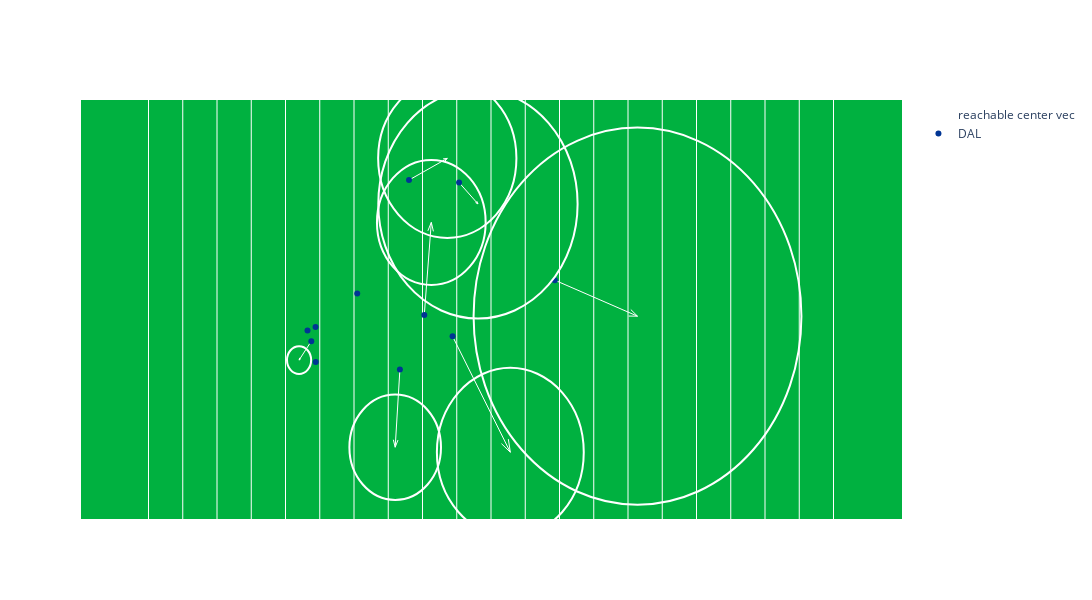

Write notebook code for a chart like this one.
### Markdown cell above
# Plot predict reachable Area (Enemy only)

### Code cell
target_team = "DAL"

target_df = focused_df[(focused_df.team == target_team)&(focused_df.frameId==targetFrame)]

x = target_df["x"]
x_QB = target_df[target_df['officialPosition'] == 'QB']["x"]
x_not_QB = target_df[target_df['officialPosition'] != 'QB']["x"]
x0 = target_df["x0"]
x1 = target_df["x1"]

y = target_df["y"]
y_QB = target_df[target_df['officialPosition'] == 'QB']["y"]
y_not_QB = target_df[target_df['officialPosition'] != 'QB']["y"]
y0 = target_df["y0"]
y1 = target_df["y1"]

u = target_df["reachable_area_cx"] - target_df["x"]
v = target_df["reachable_area_cy"] - target_df["y"]

fig = go.Figure()

# レイアウトの設定
layout = go.Layout(
        autosize=False,
        width=1200,
        height=600,
        xaxis=dict(range=[0, 120], autorange=False, tickmode='array',tickvals=np.arange(10, 111, 5).tolist(),showticklabels=False),
        yaxis=dict(range=[0, 53.3], autorange=False,showgrid=False,showticklabels=False),

        plot_bgcolor='#00B140',
        # Create title and add play description at the bottom of the chart for better visual appeal
    )

# 矢印の描画
fig_quiver = ff.create_quiver(x, y, u, v,
                       scale=1,
                       arrow_scale=0.1,
                       name='reachable center vec',
                       line_width=1,
                       line_color = 'white'
                       )

fig.add_traces(data = fig_quiver.data)

# 点の描画
fig.add_trace(go.Scatter(x=x_not_QB, y=y_not_QB, mode='markers', marker_color=colors[target_team], name=target_team))
fig.add_trace(go.Scatter(x=x_QB, y=y_QB, mode='markers',marker_symbol='star', marker_color=colors[target_team], name=target_team))


for xi, yi, xi0, yi0, xi1, yi1 in zip(x, y, x0, y0, x1, y1):
    if not np.isnan(xi0):
        fig.add_shape(type="circle",
                      xref="x", yref="y",
                      x0=xi0, y0=yi0,
                      x1=xi1, y1=yi1,
                      line_color="white",
                      )

# layoutを再度設定
fig.update_layout(layout) 

fig.show()

fig_enemy = fig

### Figure 1 — Plotly figure (JSON) as saved in the notebook; plotly's stock layout.template omitted (floating-point values rounded to 4 significant figures)
{"data": [{"line": {"color": "white", "width": 1}, "mode": "lines", "name": "reachable center vec", "type": "scatter", "x": [33.21, null, null, 34.39, null, null, 48.03, 53.62, null, 55.34, 58.09, null, 54.39, 62.82, null, 40.47, null, null, 69.32, 81.39, null, 46.7, 46.01, null, 50.26, 51.29, null, 33.77, 31.98, null, 34.42, null, null, null, null, null, null, null, null, null, null, 53.19, 53.62, 53.0, null, 57.74, 58.09, 57.93, null, 61.53, 62.82, 62.53, null, null, null, null, null, 80.1, 81.39, 80.41, null, 45.74, 46.01, 46.42, null, 51.59, 51.29, 50.79, null, 32.07, 31.98, 32.23, null, null, null, null, null], "y": [24.06, null, null, 24.48, null, null, 43.14, 45.89, null, 42.82, 40.12, null, 23.31, 8.594, null, 28.73, null, null, 30.43, 25.87, null, 19.09, 9.237, null, 26.02, 37.77, null, 22.7, 20.29, null, 20.06, null, null, null, null, null, null, null, null, null, null, 45.44, 45.89, 45.83, null, 40.28, 40.12, 40.46, null, 9.689, 8.594, 10.27, null, null, null, null, null, 25.88, 25.87, 26.71, null, 10.19, 9.237, 10.14, null, 36.63, 37.77, 36.7, null, 20.58, 20.29, 20.46, null, null, null, null, null]}, {"marker": {"color": "#003594"}, "mode": "markers", "name": "DAL", "type": "scatter", "x": [33.21, 34.39, 48.03, 55.34, 54.39, 40.47, 69.32, 46.7, 50.26, 33.77, 34.42], "y": [24.06, 24.48, 43.14, 42.82, 23.31, 28.73, 30.43, 19.09, 26.02, 22.7, 20.06]}, {"marker": {"color": "#003594", "symbol": "star"}, "mode": "markers", "name": "DAL", "type": "scatter", "x": [], "y": []}], "layout": {"autosize": false, "height": 600, "plot_bgcolor": "#00B140", "shapes": [{"line": {"color": "white"}, "type": "circle", "x0": 43.52, "x1": 63.71, "xref": "x", "y0": 35.8, "y1": 55.99, "yref": "y"}, {"line": {"color": "white"}, "type": "circle", "x0": 43.55, "x1": 72.64, "xref": "x", "y0": 25.57, "y1": 54.66, "yref": "y"}, {"line": {"color": "white"}, "type": "circle", "x0": 52.1, "x1": 73.54, "xref": "x", "y0": -2.126, "y1": 19.31, "yref": "y"}, {"line": {"color": "white"}, "type": "circle", "x0": 57.46, "x1": 105.3, "xref": "x", "y0": 1.935, "y1": 49.8, "yref": "y"}, {"line": {"color": "white"}, "type": "circle", "x0": 39.33, "x1": 52.7, "xref": "x", "y0": 2.551, "y1": 15.92, "yref": "y"}, {"line": {"color": "white"}, "type": "circle", "x0": 43.35, "x1": 59.22, "xref": "x", "y0": 29.83, "y1": 45.7, "yref": "y"}, {"line": {"color": "white"}, "type": "circle", "x0": 30.22, "x1": 33.74, "xref": "x", "y0": 18.53, "y1": 22.06, "yref": "y"}], "width": 1200, "xaxis": {"autorange": false, "range": [0, 120], "showticklabels": false, "tickmode": "array", "tickvals": [10, 15, 20, 25, 30, 35, 40, 45, 50, 55, 60, 65, 70, 75, 80, 85, 90, 95, 100, 105, 110]}, "yaxis": {"autorange": false, "range": [0, 53.3], "showgrid": false, "showticklabels": false}}}
